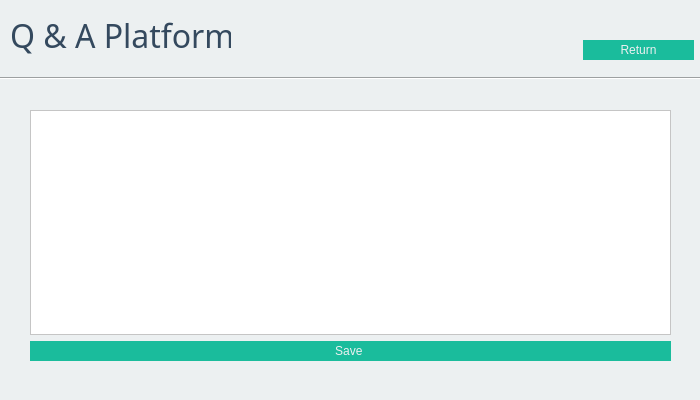
<?xml version="1.0" encoding="UTF-8"?>
<ui version="4.0">
 <class>editTopicWindow</class>
 <widget class="QDialog" name="editTopicWindow">
  <property name="geometry">
   <rect>
    <x>0</x>
    <y>0</y>
    <width>700</width>
    <height>400</height>
   </rect>
  </property>
  <property name="minimumSize">
   <size>
    <width>700</width>
    <height>400</height>
   </size>
  </property>
  <property name="maximumSize">
   <size>
    <width>700</width>
    <height>400</height>
   </size>
  </property>
  <property name="windowTitle">
   <string>Edit Topic - Q &amp; A Platform NCIBI Ali &amp; OUERGHI FIRAS</string>
  </property>
  <property name="windowIcon">
   <iconset>
    <normaloff>../../../Downloads/speech-bubble.png</normaloff>../../../Downloads/speech-bubble.png</iconset>
  </property>
  <property name="styleSheet">
   <string notr="true">QToolTip
{
     border: 1px solid black;
     background-color: #ffa02f;
     padding: 1px;
     border-radius: 3px;
     opacity: 100;
}

QWidget
{
    color:#34495e;
    background-color:#ecf0f1;
}

QWidget:item:hover
{
    background-color: QLinearGradient( x1: 0, y1: 0, x2: 0, y2: 1, stop: 0 #ffa02f, stop: 1 #ca0619);
    color: #000000;
}

QWidget:item:selected
{
    background-color: QLinearGradient( x1: 0, y1: 0, x2: 0, y2: 1, stop: 0 #ffa02f, stop: 1 #d7801a);
}

QMenuBar::item
{
    background: transparent;
}

QMenuBar::item:selected
{
    background: transparent;
    border: 1px solid #ffaa00;
}

QMenuBar::item:pressed
{
    background: #444;
    border: 1px solid #000;
    background-color: QLinearGradient(
        x1:0, y1:0,
        x2:0, y2:1,
        stop:1 #212121,
        stop:0.4 #343434/*,
        stop:0.2 #343434,
        stop:0.1 #ffaa00*/
    );
    margin-bottom:-1px;
    padding-bottom:1px;
}

QMenu
{
    border: 1px solid #000;
}

QMenu::item
{
    padding: 2px 20px 2px 20px;
}

QMenu::item:selected
{
    color: #000000;
}

QWidget:disabled
{
    color: #404040;
    background-color: #323232;
}

QAbstractItemView
{
    background-color: QLinearGradient( x1: 0, y1: 0, x2: 0, y2: 1, stop: 0 #4d4d4d, stop: 0.1 #646464, stop: 1 #5d5d5d);
}

QWidget:focus
{
    /*border: 2px solid QLinearGradient( x1: 0, y1: 0, x2: 0, y2: 1, stop: 0 #ffa02f, stop: 1 #d7801a);*/
}

QLineEdit
{
    background-color: QLinearGradient( x1: 0, y1: 0, x2: 0, y2: 1, stop: 0 #4d4d4d, stop: 0 #646464, stop: 1 #5d5d5d);
    padding: 1px;
    border-style: solid;
    border: 1px solid #1e1e1e;
    border-radius: 5;
}

QPushButton
{
    color: #ecf0f1;
    background-color: #1abc9c;
    border-color: #1e1e1e;
    border-style: solid;
    padding: 3px;
    font-size: 12px;
    padding-left: 5px;
    padding-right: 5px;
}

QPushButton:pressed
{
    background-color: QLinearGradient( x1: 0, y1: 0, x2: 0, y2: 1, stop: 0 #2d2d2d, stop: 0.1 #2b2b2b, stop: 0.5 #292929, stop: 0.9 #282828, stop: 1 #252525);
}

QComboBox
{
    selection-background-color: #ffaa00;
    background-color: QLinearGradient( x1: 0, y1: 0, x2: 0, y2: 1, stop: 0 #565656, stop: 0.1 #525252, stop: 0.5 #4e4e4e, stop: 0.9 #4a4a4a, stop: 1 #464646);
    border-style: solid;
    border: 1px solid #1e1e1e;
    border-radius: 5;
}

QComboBox:hover,QPushButton:hover
{
    border: 2px solid QLinearGradient( x1: 0, y1: 0, x2: 0, y2: 1, stop: 0 #ffa02f, stop: 1 #d7801a);
}


QComboBox:on
{
    padding-top: 3px;
    padding-left: 4px;
    background-color: QLinearGradient( x1: 0, y1: 0, x2: 0, y2: 1, stop: 0 #2d2d2d, stop: 0.1 #2b2b2b, stop: 0.5 #292929, stop: 0.9 #282828, stop: 1 #252525);
    selection-background-color: #ffaa00;
}

QComboBox QAbstractItemView
{
    border: 2px solid darkgray;
    selection-background-color: QLinearGradient( x1: 0, y1: 0, x2: 0, y2: 1, stop: 0 #ffa02f, stop: 1 #d7801a);
}

QComboBox::drop-down
{
     subcontrol-origin: padding;
     subcontrol-position: top right;
     width: 15px;

     border-left-width: 0px;
     border-left-color: darkgray;
     border-left-style: solid; /* just a single line */
     border-top-right-radius: 3px; /* same radius as the QComboBox */
     border-bottom-right-radius: 3px;
 }

QComboBox::down-arrow
{
     image: url(:/down_arrow.png);
}

QGroupBox:focus
{
border: 2px solid QLinearGradient( x1: 0, y1: 0, x2: 0, y2: 1, stop: 0 #ffa02f, stop: 1 #d7801a);
}

QTextEdit:focus
{
    border: 2px solid QLinearGradient( x1: 0, y1: 0, x2: 0, y2: 1, stop: 0 #ffa02f, stop: 1 #d7801a);
}

QScrollBar:horizontal {
     border: 1px solid #222222;
     background: QLinearGradient( x1: 0, y1: 0, x2: 0, y2: 1, stop: 0.0 #121212, stop: 0.2 #282828, stop: 1 #484848);
     height: 7px;
     margin: 0px 16px 0 16px;
}

QScrollBar::handle:horizontal
{
      background: QLinearGradient( x1: 0, y1: 0, x2: 1, y2: 0, stop: 0 #ffa02f, stop: 0.5 #d7801a, stop: 1 #ffa02f);
      min-height: 20px;
      border-radius: 2px;
}

QScrollBar::add-line:horizontal {
      border: 1px solid #1b1b19;
      border-radius: 2px;
      background: QLinearGradient( x1: 0, y1: 0, x2: 1, y2: 0, stop: 0 #ffa02f, stop: 1 #d7801a);
      width: 14px;
      subcontrol-position: right;
      subcontrol-origin: margin;
}

QScrollBar::sub-line:horizontal {
      border: 1px solid #1b1b19;
      border-radius: 2px;
      background: QLinearGradient( x1: 0, y1: 0, x2: 1, y2: 0, stop: 0 #ffa02f, stop: 1 #d7801a);
      width: 14px;
     subcontrol-position: left;
     subcontrol-origin: margin;
}

QScrollBar::right-arrow:horizontal, QScrollBar::left-arrow:horizontal
{
      border: 1px solid black;
      width: 1px;
      height: 1px;
      background: white;
}

QScrollBar::add-page:horizontal, QScrollBar::sub-page:horizontal
{
      background: none;
}

QScrollBar:vertical
{
      background: QLinearGradient( x1: 0, y1: 0, x2: 1, y2: 0, stop: 0.0 #121212, stop: 0.2 #282828, stop: 1 #484848);
      width: 7px;
      margin: 16px 0 16px 0;
      border: 1px solid #222222;
}

QScrollBar::handle:vertical
{
      background: QLinearGradient( x1: 0, y1: 0, x2: 0, y2: 1, stop: 0 #ffa02f, stop: 0.5 #d7801a, stop: 1 #ffa02f);
      min-height: 20px;
      border-radius: 2px;
}

QScrollBar::add-line:vertical
{
      border: 1px solid #1b1b19;
      border-radius: 2px;
      background: QLinearGradient( x1: 0, y1: 0, x2: 0, y2: 1, stop: 0 #ffa02f, stop: 1 #d7801a);
      height: 14px;
      subcontrol-position: bottom;
      subcontrol-origin: margin;
}

QScrollBar::sub-line:vertical
{
      border: 1px solid #1b1b19;
      border-radius: 2px;
      background: QLinearGradient( x1: 0, y1: 0, x2: 0, y2: 1, stop: 0 #d7801a, stop: 1 #ffa02f);
      height: 14px;
      subcontrol-position: top;
      subcontrol-origin: margin;
}

QScrollBar::up-arrow:vertical, QScrollBar::down-arrow:vertical
{
      border: 1px solid black;
      width: 1px;
      height: 1px;
      background: white;
}


QScrollBar::add-page:vertical, QScrollBar::sub-page:vertical
{
      background: none;
}

QTextEdit
{
    background-color: #242424;
}

QPlainTextEdit
{
    background-color: #242424;
}

QHeaderView::section
{
    background-color: QLinearGradient(x1:0, y1:0, x2:0, y2:1, stop:0 #616161, stop: 0.5 #505050, stop: 0.6 #434343, stop:1 #656565);
    color: white;
    padding-left: 4px;
    border: 1px solid #6c6c6c;
}

QCheckBox:disabled
{
color: #414141;
}

QDockWidget::title
{
    text-align: center;
    spacing: 3px; /* spacing between items in the tool bar */
    background-color: QLinearGradient(x1:0, y1:0, x2:0, y2:1, stop:0 #323232, stop: 0.5 #242424, stop:1 #323232);
}

QDockWidget::close-button, QDockWidget::float-button
{
    text-align: center;
    spacing: 1px; /* spacing between items in the tool bar */
    background-color: QLinearGradient(x1:0, y1:0, x2:0, y2:1, stop:0 #323232, stop: 0.5 #242424, stop:1 #323232);
}

QDockWidget::close-button:hover, QDockWidget::float-button:hover
{
    background: #242424;
}

QDockWidget::close-button:pressed, QDockWidget::float-button:pressed
{
    padding: 1px -1px -1px 1px;
}

QMainWindow::separator
{
    background-color: QLinearGradient(x1:0, y1:0, x2:0, y2:1, stop:0 #161616, stop: 0.5 #151515, stop: 0.6 #212121, stop:1 #343434);
    color: white;
    padding-left: 4px;
    border: 1px solid #4c4c4c;
    spacing: 3px; /* spacing between items in the tool bar */
}

QMainWindow::separator:hover
{

    background-color: QLinearGradient(x1:0, y1:0, x2:0, y2:1, stop:0 #d7801a, stop:0.5 #b56c17 stop:1 #ffa02f);
    color: white;
    padding-left: 4px;
    border: 1px solid #6c6c6c;
    spacing: 3px; /* spacing between items in the tool bar */
}

QToolBar::handle
{
     spacing: 3px; /* spacing between items in the tool bar */
     background: url(:/images/handle.png);
}

QMenu::separator
{
    height: 2px;
    background-color: QLinearGradient(x1:0, y1:0, x2:0, y2:1, stop:0 #161616, stop: 0.5 #151515, stop: 0.6 #212121, stop:1 #343434);
    color: white;
    padding-left: 4px;
    margin-left: 10px;
    margin-right: 5px;
}

QProgressBar
{
    border: 2px solid grey;
    border-radius: 5px;
    text-align: center;
}

QProgressBar::chunk
{
    background-color: #d7801a;
    width: 2.15px;
    margin: 0.5px;
}

QTabBar::tab {
    color: white;
    background-color: #00b894;
    padding-left: 10px;
    padding-right: 10px;
    padding-top: 10px;
    padding-bottom: 10px;
    margin-right: -1px;
}

QTabWidget::pane {
    //border: 1px solid #444;
    top: 1px;
}

QTabBar::tab:last
{
    margin-right: 0; /* the last selected tab has nothing to overlap with on the right */
    border-top-right-radius: 3px;
}

QTabBar::tab:first:!selected
{
 margin-left: 0px; /* the last selected tab has nothing to overlap with on the right */


    border-top-left-radius: 3px;
}

QTabBar::tab:!selected
{
    color: #b1b1b1;
    border-bottom-style: solid;
    margin-top: 3px;
    background-color: QLinearGradient(x1:0, y1:0, x2:0, y2:1, stop:1 #212121, stop:.4 #343434);
}

QTabBar::tab:selected
{
    border-top-left-radius: 3px;
    border-top-right-radius: 3px;
    margin-bottom: 0px;
}

QTabBar::tab:!selected:hover
{
    /*border-top: 2px solid #ffaa00;
    padding-bottom: 3px;*/
    border-top-left-radius: 3px;
    border-top-right-radius: 3px;
    background-color: QLinearGradient(x1:0, y1:0, x2:0, y2:1, stop:1 #212121, stop:0.4 #343434, stop:0.2 #343434, stop:0.1 #ffaa00);
}

QRadioButton::indicator:checked, QRadioButton::indicator:unchecked{
    color: #b1b1b1;
    background-color: #323232;
    border: 1px solid #b1b1b1;
    border-radius: 6px;
}

QRadioButton::indicator:checked
{
    background-color: qradialgradient(
        cx: 0.5, cy: 0.5,
        fx: 0.5, fy: 0.5,
        radius: 1.0,
        stop: 0.25 #ffaa00,
        stop: 0.3 #323232
    );
}

QCheckBox::indicator{
    color: #b1b1b1;
    background-color: #323232;
    border: 1px solid #b1b1b1;
    width: 9px;
    height: 9px;
}

QRadioButton::indicator
{
    border-radius: 6px;
}

QRadioButton::indicator:hover, QCheckBox::indicator:hover
{
    border: 1px solid #ffaa00;
}

QCheckBox::indicator:checked
{
    image:url(:/images/checkbox.png);
}

QCheckBox::indicator:disabled, QRadioButton::indicator:disabled
{
    border: 1px solid #444;
}</string>
  </property>
  <widget class="QLabel" name="label">
   <property name="geometry">
    <rect>
     <x>10</x>
     <y>10</y>
     <width>221</width>
     <height>51</height>
    </rect>
   </property>
   <property name="font">
    <font>
     <family>Narkisim</family>
     <pointsize>24</pointsize>
    </font>
   </property>
   <property name="text">
    <string>Q &amp; A Platform</string>
   </property>
  </widget>
  <widget class="QWidget" name="layoutWidget">
   <property name="geometry">
    <rect>
     <x>583</x>
     <y>30</y>
     <width>111</width>
     <height>41</height>
    </rect>
   </property>
   <layout class="QHBoxLayout" name="horizontalLayout_2">
    <item>
     <widget class="QPushButton" name="Return_2">
      <property name="text">
       <string>Return</string>
      </property>
     </widget>
    </item>
   </layout>
  </widget>
  <widget class="QWidget" name="layoutWidget_2">
   <property name="geometry">
    <rect>
     <x>30</x>
     <y>110</y>
     <width>641</width>
     <height>251</height>
    </rect>
   </property>
   <layout class="QVBoxLayout" name="verticalLayout_2">
    <item>
     <widget class="QTextEdit" name="replyBody_2">
      <property name="styleSheet">
       <string notr="true">background-color:white;</string>
      </property>
     </widget>
    </item>
    <item>
     <widget class="QPushButton" name="save">
      <property name="text">
       <string>Save </string>
      </property>
     </widget>
    </item>
   </layout>
  </widget>
  <widget class="Line" name="line">
   <property name="geometry">
    <rect>
     <x>0</x>
     <y>70</y>
     <width>701</width>
     <height>16</height>
    </rect>
   </property>
   <property name="orientation">
    <enum>Qt::Horizontal</enum>
   </property>
  </widget>
 </widget>
 <resources/>
 <connections/>
</ui>
